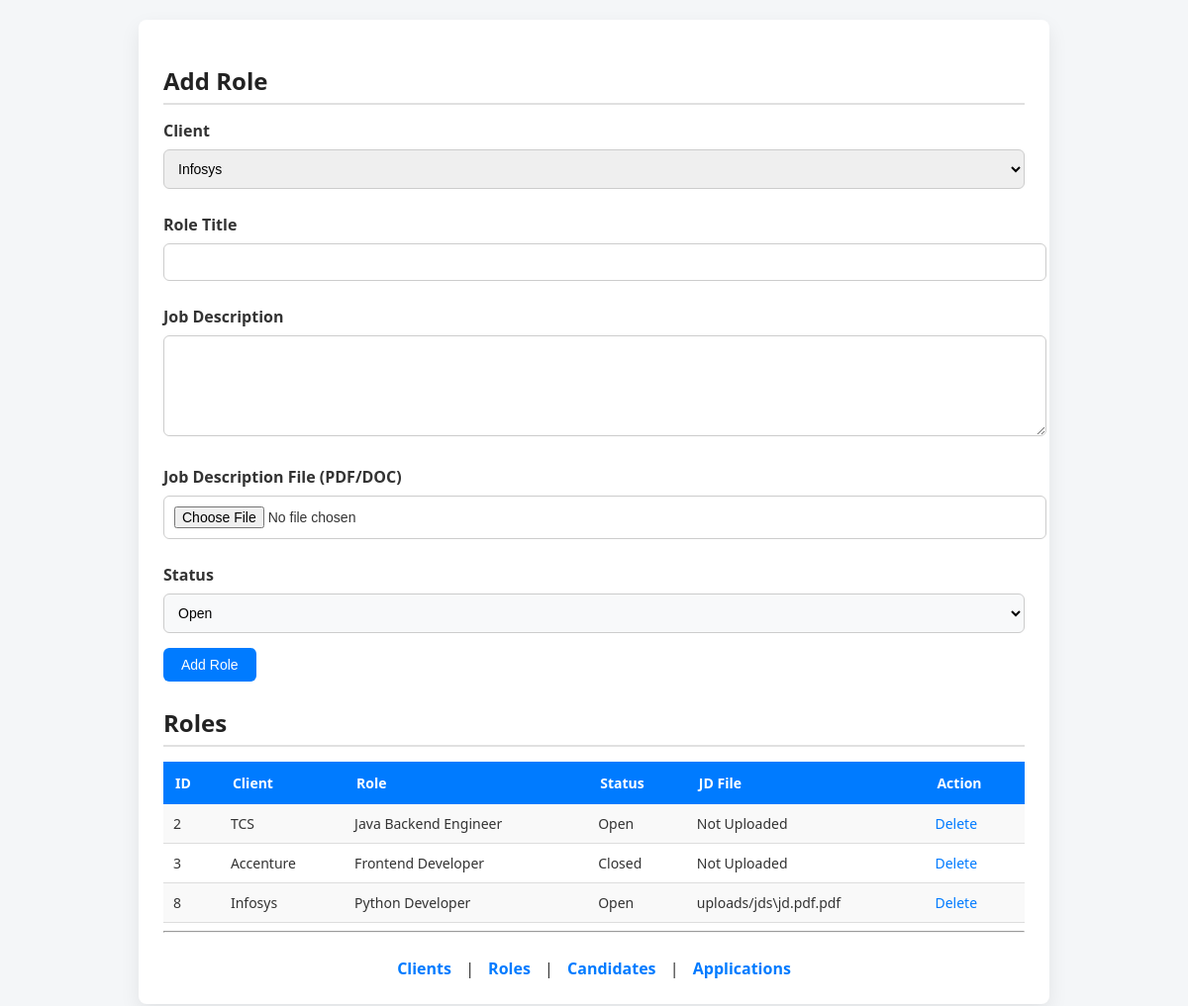
/roles, run on an earlier commit of the app's database.
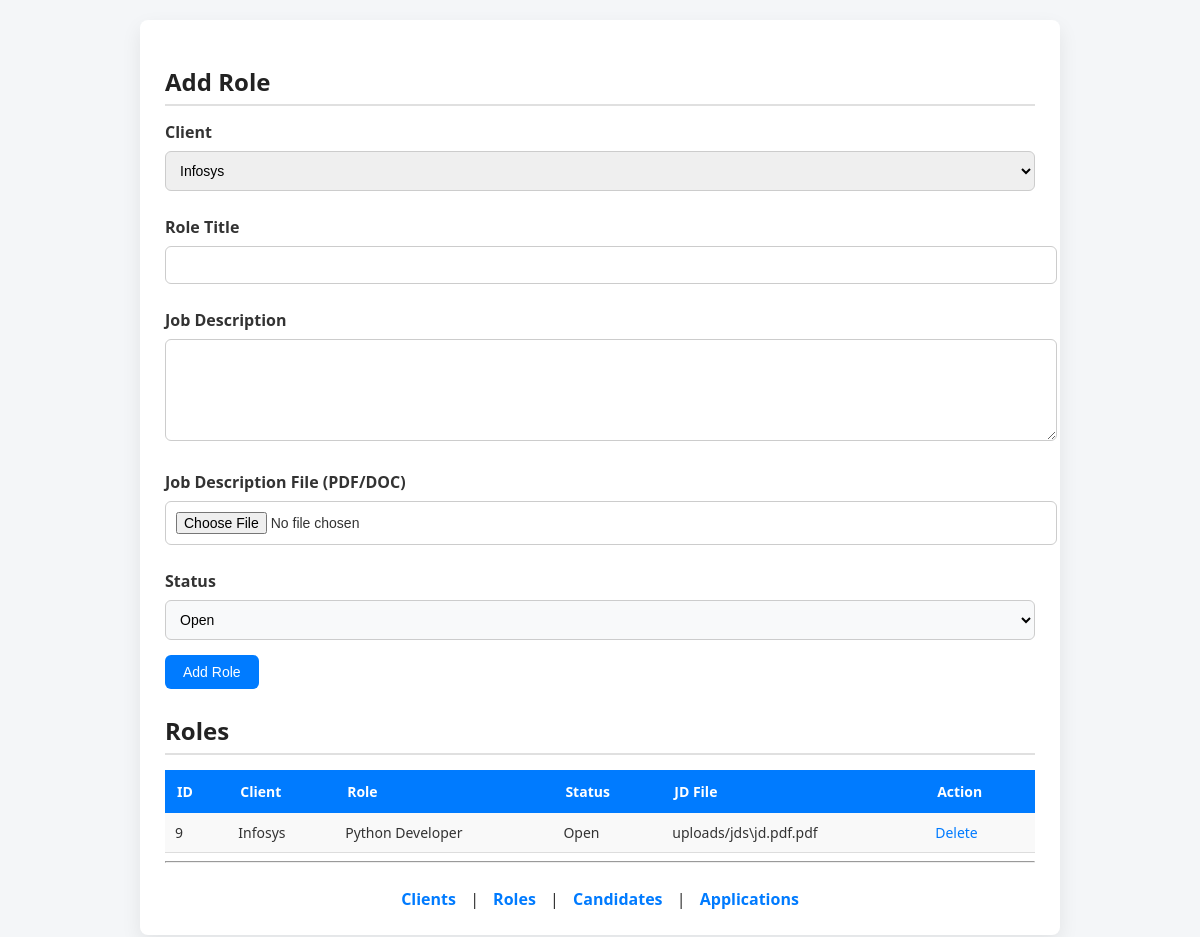
And on a later commit of the database.
### tables this page shows
CREATE TABLE Role (
    role_id INTEGER PRIMARY KEY AUTOINCREMENT,
    client_id INTEGER,
    title TEXT,
    jd_text TEXT,
    status TEXT, jd_file_path TEXT,
    FOREIGN KEY (client_id) REFERENCES Client(client_id)
);

CREATE TABLE Client (
    client_id INTEGER PRIMARY KEY AUTOINCREMENT,
    name TEXT NOT NULL
);

### app.py (the view, shortened to what this page needs)
@app.route("/roles", methods=["GET", "POST"])
def roles():
    db = get_db()
    cur = db.cursor()
    roles = cur.execute("""
        SELECT Role.role_id,
               Client.name,
               Role.title,
               Role.status,
               Role.jd_file_path
        FROM Role
        JOIN Client ON Role.client_id = Client.client_id
    """).fetchall()
    clients = cur.execute("SELECT * FROM Client").fetchall()
    db.close()
    return render_template("roles.html", roles=roles, clients=clients)

### app.py (called while the page is built)
def get_db():
    return sqlite3.connect("database.db")

### templates/roles.html (shortened to what this page needs)
<!doctype html>
<html>
  <head>
    <link
      rel="stylesheet"
      href="{{ url_for('static', filename='style.css') }}"
    />
  </head>
  <body>
    <div class="container">
      <h2>Add Role</h2>
      <form method="post" enctype="multipart/form-data">
        <label>Client</label>
        <select name="client_id">
          {% for c in clients %}
          <option value="{{ c[0] }}">{{ c[1] }}</option>
          {% endfor %}
        </select>
        <label>Role Title</label>
        <input type="text" name="title" required />
        <label>Job Description</label>
        <textarea name="jd_text"></textarea>
        <label>Job Description File (PDF/DOC)</label>
        <input type="file" name="jd_file" accept=".pdf,.doc,.docx" />
        <label>Status</label>
        <select name="status">
          <option>Open</option>
        </select>
        <button>Add Role</button>
      </form>
      <h2>Roles</h2>
      <table>
        <tr>
          <th>ID</th>
          <th>Client</th>
          <th>Role</th>
          <th>Status</th>
          <th>JD File</th>
          <th>Action</th>
        </tr>
        {% for r in roles %}
        <tr>
          <td>{{ r[0] }}</td>
          <td>{{ r[1] }}</td>
          <td>{{ r[2] }}</td>
          <td>{{ r[3] }}</td>
          <td>{% if r[4] %} {{ r[4] }} {% else %} Not Uploaded {% endif %}</td>
          <td>
            <a
              href="/delete_role/{{ r[0] }}"
              onclick="
                return confirm('Are you sure you want to delete this role?');
              "
            >
              Delete
            </a>
          </td>
        </tr>
        {% endfor %}
      </table>
      <hr />
      <div class="nav">
        <a href="/clients">Clients</a> | <a href="/roles">Roles</a> |
        <a href="/candidates">Candidates</a> |
        <a href="/applications">Applications</a>
      </div>
    </div>
  </body>
</html>

### static/style.css (style rules this page uses)
body { font-family: "Segoe UI", Arial, sans-serif; background-color: #f4f6f8; margin: 0; padding: 20px; color: #333; }
h2 { color: #222; margin-bottom: 15px; border-bottom: 2px solid #e0e0e0; padding-bottom: 6px; }
.container { background: #ffffff; padding: 25px; border-radius: 8px; width: 75%; margin: auto; box-shadow: 0 8px 20px rgba(0, 0, 0, 0.08); }
form { margin-bottom: 25px; }
label { font-weight: 600; margin-top: 10px; display: block; }
input, textarea, select { padding: 10px; width: 100%; margin: 8px 0 15px 0; border: 1px solid #ccc; border-radius: 6px; font-size: 14px; }
textarea { min-height: 80px; resize: vertical; }
button { background-color: #007bff; color: white; padding: 9px 18px; border: none; border-radius: 6px; font-size: 14px; cursor: pointer; transition: background-color 0.2s ease, transform 0.1s ease; }
table { width: 100%; border-collapse: collapse; margin-top: 10px; font-size: 14px; }
table th { background-color: #007bff; color: white; padding: 12px; text-align: left; }
table td { padding: 10px; border-bottom: 1px solid #ddd; }
table tr:nth-child(even) { background-color: #f9f9f9; }
a { color: #007bff; text-decoration: none; font-weight: 500; }
.nav { margin-top: 25px; text-align: center; }
.nav a { margin: 0 10px; font-weight: 600; }
select[name="status"] { background-color: #f8f9fa; cursor: pointer; }

What changed in the data, as far as the page shows it:
removed Role: role_id "2", name "TCS", title "Java Backend Engineer", status "Open", shows "Not Uploaded"
removed Role: role_id "3", name "Accenture", title "Frontend Developer", status "Closed", shows "Not Uploaded"
removed Role: role_id "8", name "Infosys", title "Python Developer", status "Open", jd_file_path "uploads/jds\\jd.pdf.pdf"
added Role: role_id "9", name "Infosys", title "Python Developer", status "Open", jd_file_path "uploads/jds\\jd.pdf.pdf"
